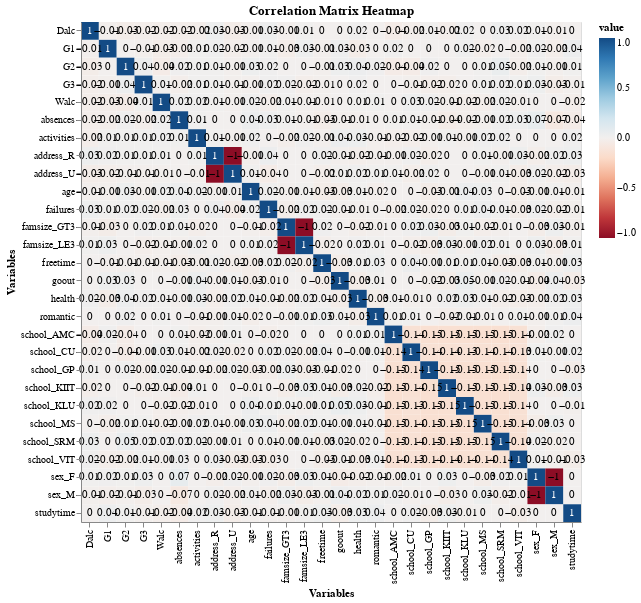

Notebook cell for this chart:
### Markdown cell above
# **Exploratory Data Analysis**

### Code cell
import altair as alt
import pandas as pd
import numpy as np

# Assuming df is your DataFrame and it's already processed
# One-hot encoding
df_encoded = pd.get_dummies(df)
corr = df_encoded.corr()

cor_df = corr.reset_index().melt(id_vars='index')
cor_df['value'] = np.round(cor_df['value'], 2)

# Base chart for the heatmap
base = alt.Chart(cor_df).encode(
    x=alt.X('index:O', title='Variables'),  # X-axis showing the variable names
    y=alt.Y('variable:O', title='Variables')  # Y-axis showing the variable names
)

# Text layer showing correlation values
label = base.mark_text().encode(
    text='value:Q',
    color=alt.condition(
        "datum.value > 0.5",  # Condition for changing text color based on correlation strength
        alt.value('white'),  # Use white text for strong correlations
        alt.value('black')   # Use black text for weak correlations
    )
)

# Heatmap layer showing correlation strength
cor = base.mark_rect().encode(
    color=alt.Color('value:Q', scale=alt.Scale(scheme='redblue', domain=(-1, 1)))  # Color scale from red to blue
)

# Combine layers
correlation_chart = alt.layer(cor, label).properties(
    width=500,
    height=500,
    title='Correlation Matrix Heatmap'
)

# Display the chart
correlation_chart.display()

### Figure 1 — Vega-Lite specification as saved in the notebook (floating-point values rounded to 4 significant figures; data arrays with more than 128 entries replaced by an {"elided": "..."} marker saying what was removed)
{"config": {"view": {"continuousWidth": 400, "continuousHeight": 300}}, "layer": [{"mark": "rect", "encoding": {"color": {"field": "value", "scale": {"domain": [-1, 1], "scheme": "redblue"}, "type": "quantitative"}, "x": {"field": "index", "title": "Variables", "type": "ordinal"}, "y": {"field": "variable", "title": "Variables", "type": "ordinal"}}}, {"mark": "text", "encoding": {"color": {"condition": {"value": "white", "test": "datum.value > 0.5"}, "value": "black"}, "text": {"field": "value", "type": "quantitative"}, "x": {"field": "index", "title": "Variables", "type": "ordinal"}, "y": {"field": "variable", "title": "Variables", "type": "ordinal"}}}], "data": {"name": "data-a1fc77e4ab5a0524e3cbb908ddb7a2ad"}, "height": 500, "title": "Correlation Matrix Heatmap", "width": 500, "$schema": "https://vega.github.io/schema/vega-lite/v4.17.0.json", "datasets": {"data-a1fc77e4ab5a0524e3cbb908ddb7a2ad": {"elided": "784 records"}}}
